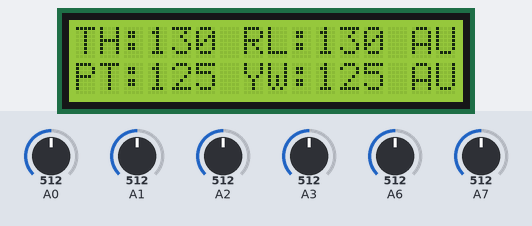
The sketch below on a simulated Arduino Nano, built with avr-gcc and run on an emulated ATmega328P. Parts: 16×2 character LCD. The inputs (shaded band) are chosen by the test bench; at power-on: A0 = 512, A1 = 512, A2 = 512, A3 = 512, A6 = 512, A7 = 512. No radio packets arrive unless stated; what the sketch prints to the serial monitor is not drawn.

Above: at 5.2 s.
5.3 s: A0 set to 716
At 6.4 s:
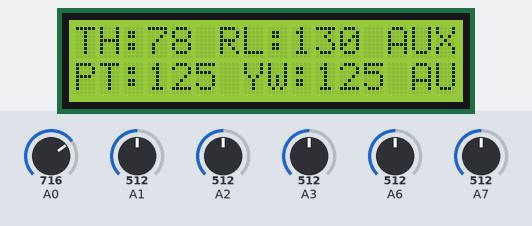
6.8 s: A1 set to 57
At 7.9 s:
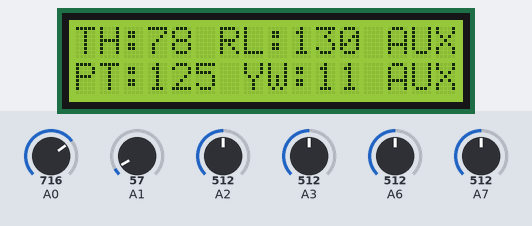
8.3 s: A1 set to 49
At 8.8 s:
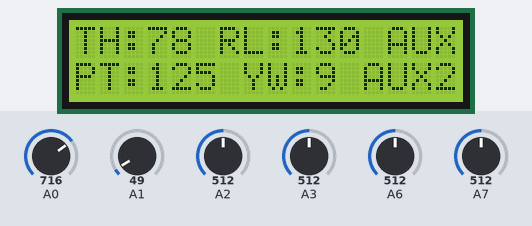
9.8 s: A2 set to 716
At 11.0 s:
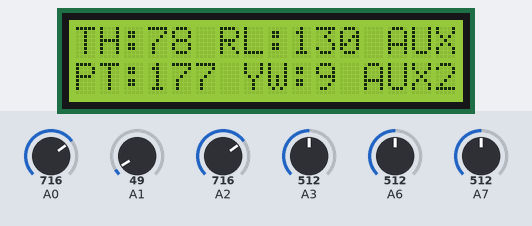
11.3 s: A3 set to 536
At 12.5 s:
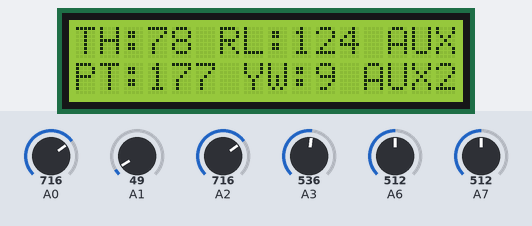
12.8 s: A3 set to 716
At 13.8 s:
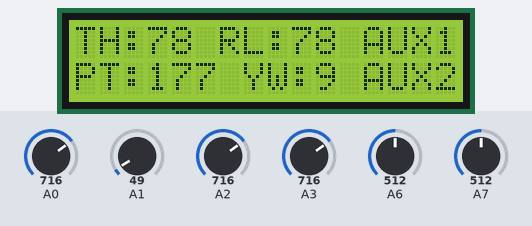
Timing chart, 0 to 15.3 s (numbered marks = the images above; inputs shaded):
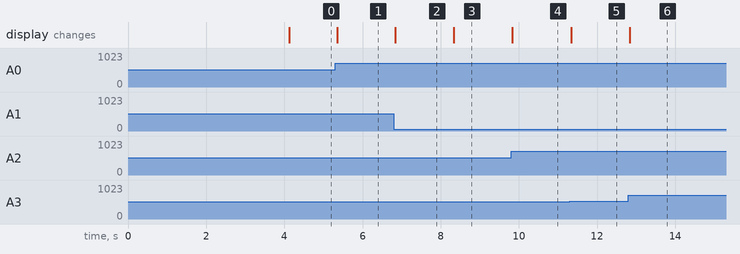

Measured:
- after the input at 5.3 s, the display: changes after 0.06 s (image 1)
- after the input at 6.8 s, the display: changes at once (image 2)
- after the input at 8.3 s, the display: changes at once (image 3)
- after the input at 9.8 s, the display: changes at once (image 4)
- after the input at 11.3 s, the display: changes at once (image 5)
- after the input at 12.8 s, the display: changes at once (image 6)

The sketch:

_6_Channel_Transmitter.ino
```cpp
#include <Wire.h>
#include <LiquidCrystal_I2C.h>
#include <SPI.h>
#include <nRF24L01.h>
#include <RF24.h>


LiquidCrystal_I2C lcd(0x27, 16, 2);
  const uint64_t pipeOut = 0xE9E8F0F0E1LL;
  RF24 radio(7, 8);
  struct Signal {
  byte throttle;
  byte yaw;
  byte pitch;
  byte roll;
  byte aux1;
  byte aux2;
};
  Signal data;
  void ResetData()
{
  data.throttle = 12;
  data.yaw = 127;
  data.pitch = 127;
  data.roll = 127;
  data.aux1 = 0;
  data.aux2 = 127;
}
  void setup()
{

  lcd.init();
  lcd.backlight();
  lcd.setCursor(0, 0);
  lcd.print("6CH Transmitter");
  Serial.println("6CH Transmitter");
  delay(3000);

  radio.begin();
  radio.stopListening();
  radio.openWritingPipe(pipeOut);
  radio.setAutoAck(false);
  radio.setCRCLength(RF24_CRC_8);
  radio.setDataRate(RF24_250KBPS);
  radio.setPALevel(RF24_PA_MAX);
  radio.setChannel(108);
  ResetData();
  Serial.begin(250000);
  delay(1000);
}

  int mapJoystickValues(int val, int lower, int middle, int upper, bool reverse)
  {
  val = constrain(val, lower, upper);
  if ( val < middle )
  val = map(val, lower, middle, 0, 128);
  else
  val = map(val, middle, upper, 128, 255);
  return ( reverse ? 255 - val : val );
  }
  void loop()
{

  data.throttle = mapJoystickValues( analogRead(A0), 12, 524, 1020, true );
  data.yaw = mapJoystickValues( analogRead(A1), 12, 524, 1020, false );
  data.roll = mapJoystickValues( analogRead(A3), 12, 524, 1020, true );
  data.pitch = mapJoystickValues( analogRead(A2), 12, 524, 1020, false );
  data.aux1 = mapJoystickValues( analogRead(A6), 12, 524, 1020, true );
  data.aux2 = mapJoystickValues( analogRead(A7), 12, 524, 1020, true );
  radio.write(&data, sizeof(Signal));

   // Print to LCD
  lcd.setCursor(0, 0);
  lcd.print("TH:");
  lcd.print(mapJoystickValues( analogRead(A0), 12, 524, 1020, true ));
  lcd.print(" RL:");
  lcd.print(mapJoystickValues( analogRead(A3), 12, 524, 1020, true ));
  lcd.print(" AUX1:");
  lcd.print(mapJoystickValues( analogRead(A6), 12, 524, 1020, true ));

  lcd.setCursor(0, 1);
  lcd.print("PT:");
  lcd.print(mapJoystickValues( analogRead(A2), 12, 524, 1020, false ));
  lcd.print(" YW:");
  lcd.print(mapJoystickValues( analogRead(A1), 12, 524, 1020, false ));
  lcd.print(" AUX2:");
  lcd.print(mapJoystickValues( analogRead(A7), 12, 524, 1020, true ));

  Serial.print(data.throttle);
  Serial.println("Throttle");
  Serial.print(data.yaw);
  Serial.println("Yaw");
  Serial.print(data.roll);
  Serial.println("Roll ");
  Serial.print(data.pitch);
  Serial.println("Pitch");

  //Serial.print(data.aux1);
  //Serial.print(" ");
  //Serial.print(data.aux2);
  //Serial.println(" ");
}
```
